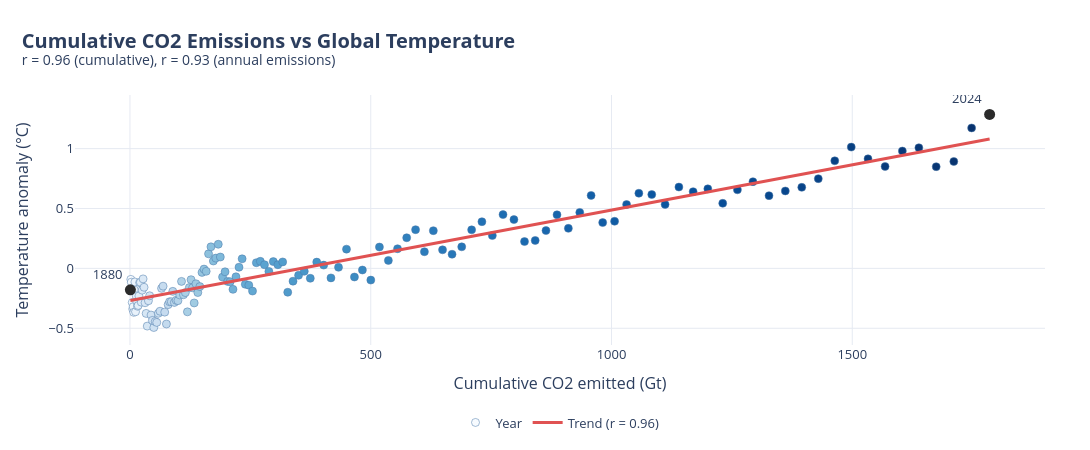

Notebook source saved alongside this figure:
### Markdown cell above
### Q1. How strongly do emissions correlate with temperature?

### Code cell
co2_w = world_series(C_CO2) / 1000
t = global_yearlydf.set_index(G_YEAR)[G_TEMP]
d = pd.concat([co2_w.rename("co2"), t.rename("temp")], axis=1).dropna()
d["cum"] = d["co2"].cumsum()

r_annual = d["co2"].corr(d["temp"])
r_cum    = d["cum"].corr(d["temp"])
m, b = np.polyfit(d["cum"], d["temp"], 1)
xs = np.array([d["cum"].min(), d["cum"].max()])

# ---- graph ----
fig = go.Figure()
fig.add_trace(go.Scatter(x=d["cum"], y=d["temp"], mode="markers", name="Year",
                         marker=dict(size=8, color=d.index, colorscale="Blues", showscale=False,
                                     line=dict(width=0.5, color=BLUE))))
fig.add_trace(go.Scatter(x=xs, y=m * xs + b, mode="lines", name=f"Trend (r = {r_cum:.2f})",
                         line=dict(color=RED, width=3)))
for idx in (0, -1):
    fig.add_trace(dot(d["cum"].iloc[idx], d["temp"].iloc[idx], f"{d.index[idx]}", DARK, "x", showlegend=False))
style(fig, "Cumulative CO2 Emissions vs Global Temperature",
      f"r = {r_cum:.2f} (cumulative), r = {r_annual:.2f} (annual emissions)",
      "Cumulative CO2 emitted (Gt)", "Temperature anomaly (°C)")
fig.show()

# ---- summary ----
summary = f"""
Over {d.index.min()}-{d.index.max()}, temperature correlates strongly with cumulative emissions (r = {r_cum:.2f})
and also with annual emissions (r = {r_annual:.2f}). Each additional 1,000 Gt of CO2 is associated with about
{m * 1000:.2f} °C of warming. Both series trend upward, so correlation alone overstates certainty, but the
cumulative relationship matches the physical expectation that warming tracks total CO2 added.
""".strip()
print(summary)
save_report(TOPIC, "q1", "How strongly do emissions correlate with temperature?", fig, summary)

### Figure 1 — Plotly figure (JSON) as saved in the notebook; plotly's stock layout.template omitted (floating-point values rounded to 4 significant figures; data arrays with more than 128 entries replaced by an {"elided": "..."} marker saying what was removed)
{"data": [{"marker": {"color": {"elided": "145 int values"}, "colorscale": [[0, "rgb(247,251,255)"], [0.125, "rgb(222,235,247)"], [0.25, "rgb(198,219,239)"], [0.375, "rgb(158,202,225)"], [0.5, "rgb(107,174,214)"], [0.625, "rgb(66,146,198)"], [0.75, "rgb(33,113,181)"], [0.875, "rgb(8,81,156)"], [1, "rgb(8,48,107)"]], "line": {"color": "#4a78a8", "width": 0.5}, "showscale": false, "size": 8}, "mode": "markers", "name": "Year", "type": "scatter", "x": {"elided": "145 float values"}, "y": {"elided": "145 float values"}}, {"line": {"color": "#e05252", "width": 3}, "mode": "lines", "name": "Trend (r = 0.96)", "type": "scatter", "x": [0.8582, 1785.0], "y": [-0.2687, 1.08]}, {"marker": {"color": "#2b2b2b", "size": 11}, "mode": "markers+text", "name": "x", "showlegend": false, "text": ["1880"], "textfont": {"color": "#2c3e5e"}, "textposition": "top left", "type": "scatter", "x": [0.8582], "y": [-0.1792]}, {"marker": {"color": "#2b2b2b", "size": 11}, "mode": "markers+text", "name": "x", "showlegend": false, "text": ["2024"], "textfont": {"color": "#2c3e5e"}, "textposition": "top left", "type": "scatter", "x": [1785.0], "y": [1.286]}], "layout": {"font": {"color": "#2c3e5e", "size": 13}, "height": 450, "legend": {"orientation": "h", "x": 0.5, "xanchor": "center", "y": -0.25}, "margin": {"b": 95, "l": 75, "r": 45, "t": 95}, "paper_bgcolor": "white", "plot_bgcolor": "white", "title": {"font": {"color": "#2c3e5e", "size": 20}, "text": "<b>Cumulative CO2 Emissions vs Global Temperature</b><br><sup>r = 0.96 (cumulative), r = 0.93 (annual emissions)</sup>", "x": 0.02, "xanchor": "left"}, "width": 1090, "xaxis": {"gridcolor": "#e6eaf2", "title": {"text": "Cumulative CO2 emitted (Gt)"}, "zeroline": false}, "yaxis": {"gridcolor": "#e6eaf2", "title": {"text": "Temperature anomaly (°C)"}, "zeroline": false}}}
